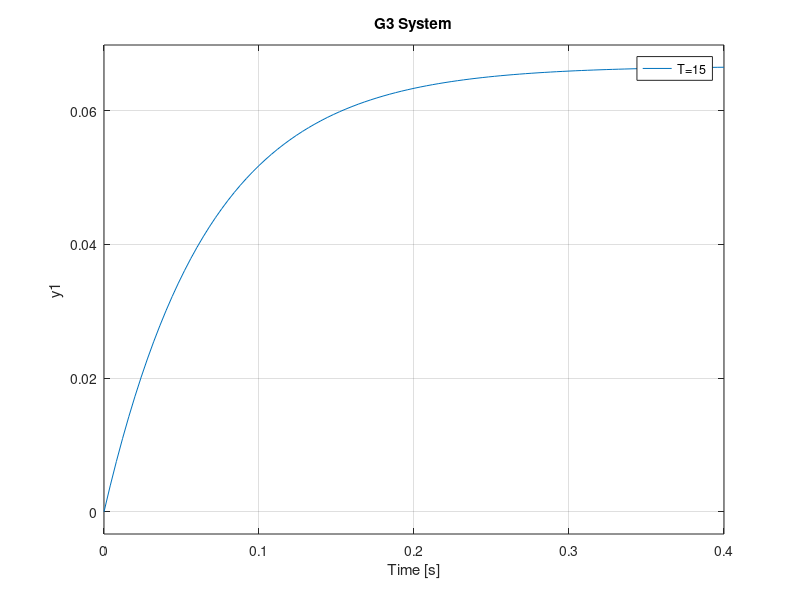

Write the MATLAB code that produced this figure.
pkg load control;

G1=tf([1],[1 5])
G2=tf([1],[1 10])
G3=tf([1],[1 15])

subplot(2,2,1);
step(G1)
axis([0 4 -0.2 0.6])
title("G1 System")
legend('T=5')

subplot(2,2,2);
step(G2)
title("G2 System")
legend('T=10')

subplot(2,2,3);
step(G3)
title("G3 System")
legend('T=15')
